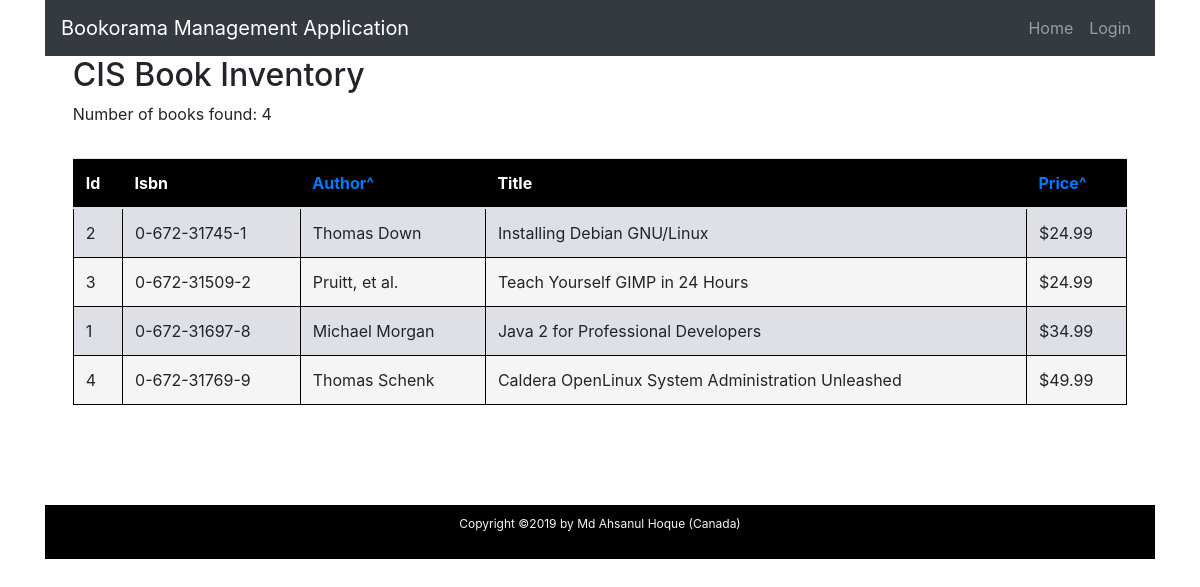
The page /index.php?price=price on the database its author committed.
### tables this page shows
create table books
(  id int unsigned not null auto_increment primary key,
isbn char(13) not null,
   author char(50),
   title char(100),
   price float(4,2),
   UNIQUE KEY unique_isbn (isbn)
);

### admin/auth/LoginHelper.php (called while the page is built, shortened)
<?php
class LoginHelper
{
    public static function isLoggedIn(){
        if ($_SESSION['isLoggedIn']){
            return true;
        }
        else{
            return false;
        }
    }
}

### index.php (the view, shortened to what this page needs)
<?php
require('./admin/auth/LoginHelper.php');
?>
<!doctype html>
<html lang="en">
    <head>
        <link href="./css/bootstrap/bootstrap.min.css" rel="stylesheet">
        <link rel="stylesheet" href="https://cdnjs.cloudflare.com/ajax/libs/font-awesome/4.7.0/css/font-awesome.min.css">
        <link href="./css/custom.css" rel="stylesheet">
    </head>
    <body>
        <div class="container">
            <nav class="navbar navbar-expand-lg navbar-dark bg-dark">
                <a class="navbar-brand" href="./index.php">Bookorama Management Application</a>
                <div class="collapse navbar-collapse" id="navbarSupportedContent">
                    <ul class="navbar-nav ml-auto">
                        <li class="nav-item">
                            <a class="nav-link" href="./index.php">Home</a>
                        </li>
                        <?php if (!LoginHelper::isLoggedIn()){ ?>
                        <li class="nav-item">
                            <a class="nav-link" href="./admin/auth/login.php">Login</a>
                        </li>
                        <?php } ?>
                    </ul>
                </div>
            </nav>
            <div class="main-content">
                <?php
                require("lib/config.php");
                if (isset($_GET['author'])){
                    $sortedBy = " author asc";
                }
                elseif (isset($_GET['price'])){
                    $sortedBy = " price asc";
                }else{
                    $sortedBy = " title asc";
                }
                $sort = " order by".$sortedBy;
                $query = "SELECT id,isbn,author,title,price FROM books".$sort;
                $result = $mysqli->query($query);
                $num_results = $result->num_rows;
                echo "<h2>CIS Book Inventory</h2>";
                echo "<p>Number of books found: " . $num_results . "</p>";
                echo "<table class='table table-bordered table-striped'>";
                echo "<thead>";
                if ($num_results > 0) {
                    $books = $result->fetch_all(MYSQLI_ASSOC);
                    echo "<table class='table table-hover'><thead><tr>";
                    foreach ($books[0] as $k => $v) {
                        if ($k=='author'){
                            echo "<th><a href='./index.php?author=".urldecode($k)."'>" . ucwords($k) . "<span>&#94;</span></a></th>";
                        }
                        elseif ($k=='price'){
                            echo "<th><a href='./index.php?price=".urldecode($k)."'>" . ucwords($k) . "<span>&#94;</span></a></th>";
                        }
                        else{
                            echo "<th>" . ucwords($k) . "</th>";
                        }
                    }
                    echo "</tr></thead>";
                    echo "<tbody>";
                    foreach ($books as $book) {
                        echo "<tr class=''>";
                        foreach ($book as $k => $v) {
                            if ($k == 'id') {
                                echo "<td>" . $v . "</td>";
                            } else {
                                if ($k == 'price'){
                                    echo "<td>$" . $v . "</td>";
                                }
                                else{
                                    echo "<td>" . $v . "</td>";
                                }
                            }
                        }
                        echo "</tr>";
                    }
                    echo "</tbody>";
                    echo "</table>";
                }
                ?>
            </div>
            <?php include ('./layout/footer.php')?>
    </body>
</html>

### css/custom.css (style rules this page uses)
table { border: 1px solid black; }
table th { border-bottom: 1px solid white; color: white; }
table td { border: 1px solid black; }
table thead tr:first-child { background-color: black; }
table tbody tr:nth-child(even) { background-color: whitesmoke; }
table tbody tr:nth-child(odd) { background-color: #DFDFE6;; }
.main-content { max-width: 95%; margin: 0 auto; }

### rows shown on the page
books: id "2", isbn "0-672-31745-1", author "Thomas Down", title "Installing Debian GNU/Linux", price "24.99"
books: id "3", isbn "0-672-31509-2", author "Pruitt, et al.", title "Teach Yourself GIMP in 24 Hours", price "24.99"
books: id "1", isbn "0-672-31697-8", author "Michael Morgan", title "Java 2 for Professional Developers", price "34.99"
books: id "4", isbn "0-672-31769-9", author "Thomas Schenk", title "Caldera OpenLinux System Administration Unleashed", price "49.99"

### other values the page prints
$num_results "4"
$k "Id"
$k "Isbn"
$k "Author"
$k "Title"
$k "Price"
